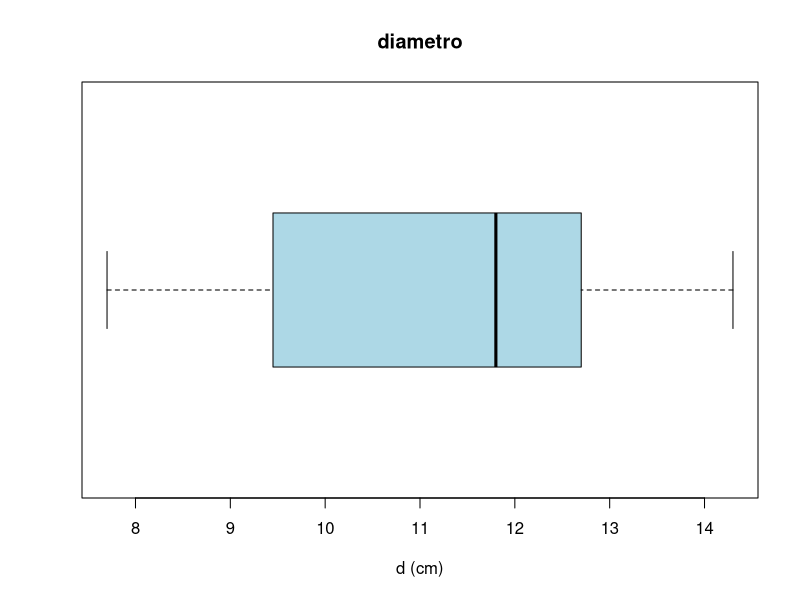

Write the R code that produced this figure.
# Adrian Botello
#05/08/2019
#clase 0

# pasosbasicos ------------------------------------------------------------
a<- 2
2+2
a * a
a + 5

# importar datos  ---------------------------------------------------------

diametro <- c(12, 8.6, 9.2, 7.7, 12.9, 11.7, 9.7, 14.2,
              11.8, 14.3, 12.5)
diametro
# Medidas de tendencia central 
mean(diametro)
median(diametro)
# Medidas dispersión 
var(diametro)
sd(diametro)

# graficas ----------------------------------------------------------------

boxplot(diametro, horizontal = TRUE, col="lightblue", main="diametro", xlab="d (cm)")



